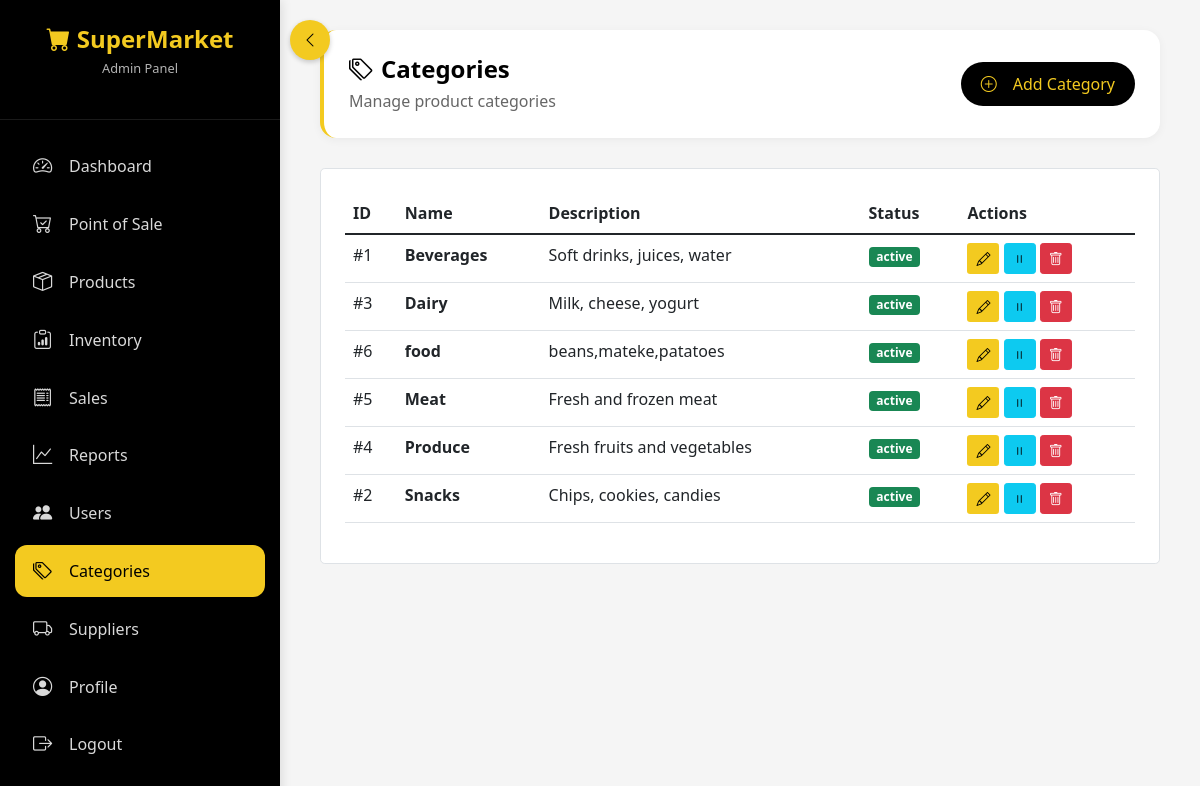
The app's page /categories.php (signed in) with its own data.
### tables this page shows
CREATE TABLE `categories` (
  `id` int(11) NOT NULL,
  `name` varchar(100) NOT NULL,
  `description` text DEFAULT NULL,
  `status` enum('active','inactive') DEFAULT 'active',
  `created_at` timestamp NOT NULL DEFAULT current_timestamp()
);

### categories.php (the view, shortened to what this page needs)
<?php
require_once 'config.php';
$categories = $pdo->query("SELECT * FROM categories ORDER BY name")->fetchAll();
?>
<!DOCTYPE html>
<html lang="en">
<?php include 'header.php'; ?>
<head>
    <link href="https://cdn.jsdelivr.net/npm/bootstrap@5.1.3/dist/css/bootstrap.min.css" rel="stylesheet">
    <link rel="stylesheet" href="https://cdn.jsdelivr.net/npm/bootstrap-icons@1.8.1/font/bootstrap-icons.css">
</head>
<body>
    <div class="app-wrapper">
        <div class="main-content">
            <div class="page-header d-flex justify-content-between align-items-center">
                <div>
                    <h1><i class="bi bi-tags me-2"></i>Categories</h1>
                    <p>Manage product categories</p>
                </div>
                <button class="btn-primary-custom" data-bs-toggle="modal" data-bs-target="#categoryModal" onclick="resetForm()"><i class="bi bi-plus-circle me-2"></i>Add Category</button>
            </div>
            <div class="bg-white rounded-3 p-4 border">
                <table class="table table-hover">
                    <thead>
                        <tr>
                            <th>ID</th>
                            <th>Name</th>
                            <th>Description</th>
                            <th>Status</th>
                            <th>Actions</th>
                        </tr>
                    </thead>
                    <tbody>
                        <?php foreach ($categories as $c): ?>
                            <tr>
                                <td>#<?php echo $c['id']; ?></td>
                                <td><strong><?php echo htmlspecialchars($c['name']); ?></strong></td>
                                <td><?php echo htmlspecialchars($c['description']); ?></td>
                                <td><span class="badge bg-<?php echo $c['status'] == 'active' ? 'success' : 'secondary'; ?>"><?php echo $c['status']; ?></span></td>
                                <td>
                                    <button class="btn btn-sm" style="background:#f3ca20; color:#000;" onclick="editCategory(<?php echo htmlspecialchars(json_encode($c)); ?>)"><i class="bi bi-pencil"></i></button>
                                    <a href="?toggle=<?php echo $c['id']; ?>" class="btn btn-sm btn-info"><i class="bi bi-<?php echo $c['status'] == 'active' ? 'pause' : 'play'; ?>"></i></a>
                                    <a href="?delete=<?php echo $c['id']; ?>" class="btn btn-sm btn-danger" onclick="return confirm('Delete this category?')"><i class="bi bi-trash"></i></a>
                                </td>
                            </tr>
                        <?php endforeach; ?>
                    </tbody>
                </table>
            </div>
        </div>
    </div>
</body>
</html>

### header.php (style rules this page uses)
* { margin: 0; padding: 0; box-sizing: border-box; }
body { background: #f5f5f5; font-family: 'Segoe UI', 'Roboto', sans-serif; overflow-x: hidden; }
.app-wrapper { display: flex; min-height: 100vh; width: 100%; }
.main-content { flex: 1; margin-left: 280px; padding: 20px 30px; transition: all 0.3s ease; width: calc(100% - 280px); min-height: 100vh; }
.page-header { background: white; border-radius: 16px; padding: 20px 25px; margin-bottom: 25px; box-shadow: 0 2px 10px rgba(0, 0, 0, 0.05); border-left: 4px solid #f3ca20; }
.page-header h1 { font-size: 1.5rem; font-weight: 700; color: #000; margin-bottom: 5px; }
.page-header p { color: #666; margin: 0; }
.btn-primary-custom { background: #000; color: #f3ca20; padding: 10px 25px; border-radius: 50px; text-decoration: none; transition: all 0.3s; display: inline-flex; align-items: center; gap: 8px; border: none; cursor: pointer; }

### categories.php (style rules this page uses)
* { margin: 0; padding: 0; box-sizing: border-box; }
body { background: #f5f5f5; font-family: 'Segoe UI', sans-serif; }
.app-wrapper { display: flex; min-height: 100vh; }
.main-content { flex: 1; margin-left: 280px; padding: 30px 40px; }
.page-header { background: white; border-radius: 16px; padding: 25px; margin-bottom: 30px; border-left: 4px solid #f3ca20; }
.btn-primary-custom { background: #000; color: #f3ca20; padding: 10px 20px; border-radius: 50px; border: none; transition: all 0.3s; }

### records on screen
categories: id "1", name "Beverages", description "Soft drinks, juices, water", status "active"
categories: id "3", name "Dairy", description "Milk, cheese, yogurt", status "active"
categories: id "6", name "food", description "beans,mateke,patatoes", status "active"
categories: id "5", name "Meat", description "Fresh and frozen meat", status "active"
categories: id "4", name "Produce", description "Fresh fruits and vegetables", status "active"
categories: id "2", name "Snacks", description "Chips, cookies, candies", status "active"

### other values on screen
$_SESSION['user_role'] "Admin"
